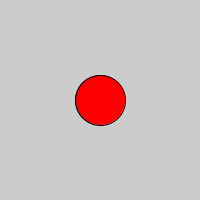
Frame 1 (no input)
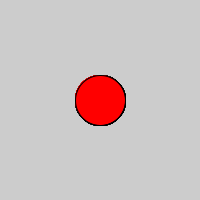
Frame 60 (the mouse pressed at the canvas centre just before this capture)
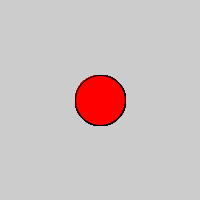
Frame 120 (the mouse held since frame 60 and released just before this capture)

The Processing sketch that drew these frames (run headless with seeded random() and noise(); from frame 60 on, the mouse is pressed at the canvas centre):

// Processing sketch: sketch_Y
// ── sketch_Y.pde
void setup(){ size(200,200); } void draw(){ fill(255,0,0); ellipse(100,100,50,50); }
